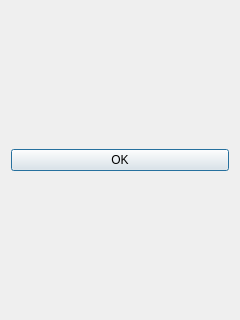
<?xml version="1.0" encoding="UTF-8"?>
<ui version="4.0">
 <class>aboutDialog</class>
 <widget class="QDialog" name="aboutDialog">
  <property name="geometry">
   <rect>
    <x>0</x>
    <y>0</y>
    <width>240</width>
    <height>320</height>
   </rect>
  </property>
  <property name="windowTitle">
   <string>Dialog</string>
  </property>
  <layout class="QGridLayout" name="gridLayout">
   <item row="0" column="0">
    <widget class="QPushButton" name="pushButton">
     <property name="text">
      <string>OK</string>
     </property>
    </widget>
   </item>
  </layout>
 </widget>
 <resources/>
 <connections>
  <connection>
   <sender>pushButton</sender>
   <signal>clicked()</signal>
   <receiver>aboutDialog</receiver>
   <slot>accept()</slot>
   <hints>
    <hint type="sourcelabel">
     <x>152</x>
     <y>293</y>
    </hint>
    <hint type="destinationlabel">
     <x>197</x>
     <y>293</y>
    </hint>
   </hints>
  </connection>
 </connections>
</ui>
